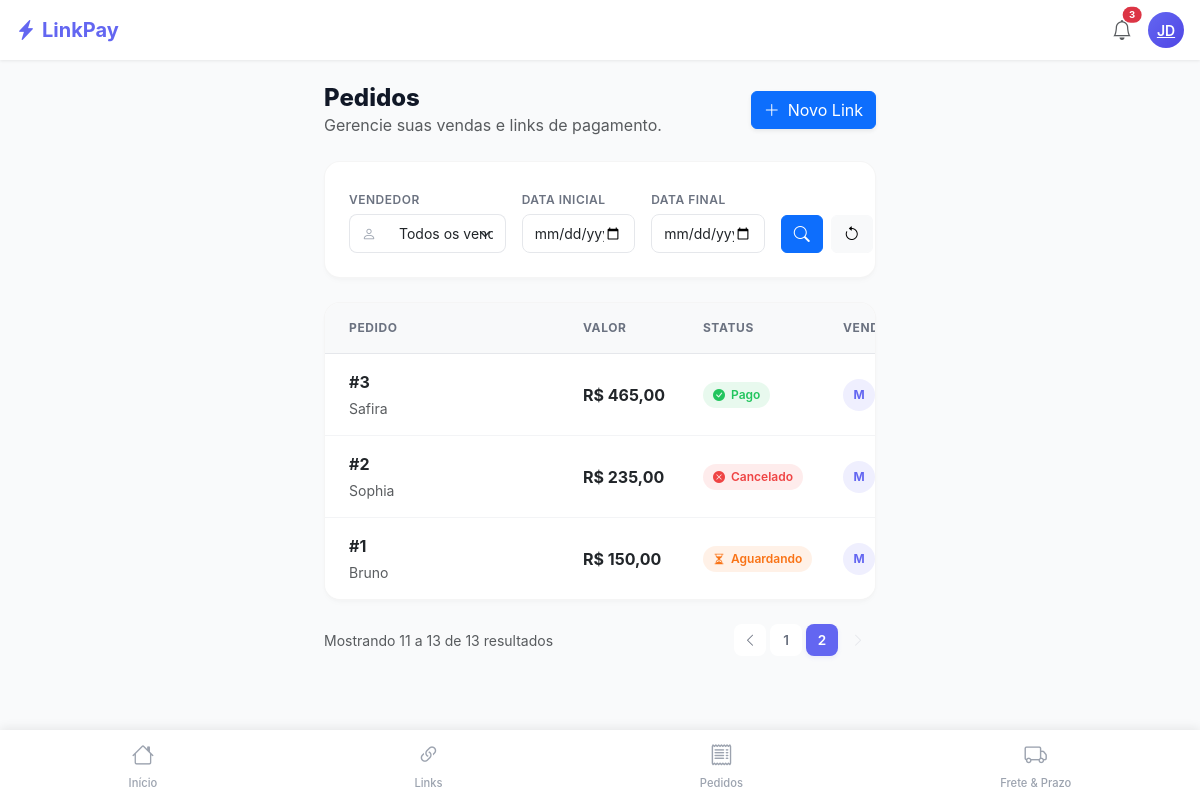
/orders/list/?page=2, run on the app's committed database.
### apps/orders/models.py (models this page shows, shortened)
class Order(BaseModel):
    name = models.CharField(max_length=255, verbose_name='Nome', help_text='Nome do pedido')
    value = models.DecimalField(max_digits=10, decimal_places=2, verbose_name='Valor', help_text='Valor do pedido')
    value_freight = models.DecimalField(max_digits=10, decimal_places=2, verbose_name='Valor do frete', help_text='Valor do frete')
    total = models.DecimalField(max_digits=10, decimal_places=2, verbose_name='Total', help_text='Total do pedido')
    status = models.CharField(max_length=255, choices=STATUS_CHOICES, verbose_name='Status', help_text='Status do pedido')
    installments = models.IntegerField(default=1, verbose_name='Parcelas', help_text='Parcelas do pedido')
    seller = models.ForeignKey(Seller, on_delete=models.CASCADE, verbose_name='Vendedor', help_text='Vendedor do pedido')
    class Meta:
        verbose_name = 'Pedido'
        verbose_name_plural = 'Pedidos'
        ordering = ['-created_at']
        db_table = 'orders'

### apps/sellers/models.py (models this page shows, shortened)
class Seller(BaseModel):
    name = models.CharField(max_length=255, verbose_name='Nome', help_text='Nome do vendedor')
    phone = models.CharField(max_length=255, verbose_name='Telefone', help_text='Telefone do vendedor')
    class Meta:
        verbose_name = 'Vendedor'
        verbose_name_plural = 'Vendedores'
        ordering = ['created_at']
        db_table = 'sellers'

### apps/orders/views.py (the view)
# urls.py: path('list/', OrderListView.as_view(), name='order-list'),
class OrderListView(ListView):
    model = Order
    template_name = 'orders/order_list.html'
    context_object_name = 'orders'
    paginate_by = 10 # Limite de 10 exibições por página
    def get_queryset(self):
        payment_link_queryset = PaymentLink.objects.all().select_related('payment')
        prefetch_links = Prefetch(
            'payment_links',
            queryset=payment_link_queryset,
            to_attr='prefetched_payment_links'
        )
        queryset = (
            Order.objects.all()
            .select_related('seller')
            .prefetch_related(prefetch_links) # Adiciona a consulta otimizada
            .order_by('-created_at')
        )
        seller_id = self.request.GET.get('seller')
        date_start_str = self.request.GET.get('date_start')
        date_end_str = self.request.GET.get('date_end')
        if seller_id:
            try:
                queryset = queryset.filter(seller_id=int(seller_id))
            except ValueError:
                pass
        if date_start_str:
            try:
                date_start = datetime.strptime(date_start_str, '%Y-%m-%d')
                queryset = queryset.filter(created_at__gte=date_start)
            except ValueError:
                pass
        if date_end_str:
            try:
                date_end = datetime.strptime(date_end_str, '%Y-%m-%d') + timedelta(days=1)
                queryset = queryset.filter(created_at__lt=date_end)
            except ValueError:
                pass
        return queryset
    def get_context_data(self, **kwargs):
        context = super().get_context_data(**kwargs)
        context['sellers'] = list_sellers()
        query_params = self.request.GET.copy()
        if 'page' in query_params:
            del query_params['page']
        context['query_params'] = query_params.urlencode()
        return context

### apps/sellers/services.py (called while the page is built)
def list_sellers():
    return Seller.objects.all()

### apps/orders/templates/orders/order_list.html (shortened to what this page needs)
{% extends 'base.html' %}
{% block content %}
<div class="d-flex flex-column flex-md-row justify-content-between align-items-md-center mb-4 gap-3">
    <div>
        <h1 class="page-title">Pedidos</h1>
        <p class="text-muted mb-0">Gerencie suas vendas e links de pagamento.</p>
    </div>
    <a href="{% url 'orders:order-create' %}" class="btn btn-primary btn-add-new shadow-sm">
        <i class="bi bi-plus-lg me-2"></i>Novo Link
    </a>
</div>
<div class="filter-card card-app mb-4">
    <div class="card-body p-4">
        <form method="GET" class="row g-3">
            <div class="col-12 col-md-4">
                <label for="seller_filter" class="form-label label-small">Vendedor</label>
                <div class="input-group input-group-merge">
                    <span class="input-group-text"><i class="bi bi-person"></i></span>
                    <select name="seller" id="seller_filter" class="form-select">
                        <option value="">Todos os vendedores</option>
                    </select>
                </div>
            </div>
            <div class="col-6 col-md-3">
                <label for="date_start" class="form-label label-small">Data Inicial</label>
                <input type="date" name="date_start" id="date_start" class="form-control" value="{{ request.GET.date_start|default:'' }}">
            </div>
            <div class="col-6 col-md-3">
                <label for="date_end" class="form-label label-small">Data Final</label>
                <input type="date" name="date_end" id="date_end" class="form-control" value="{{ request.GET.date_end|default:'' }}">
            </div>
            <div class="col-12 col-md-2 d-flex align-items-end">
                <div class="d-flex gap-2 w-100">
                    <button type="submit" class="btn btn-primary flex-grow-1">
                        <i class="bi bi-search"></i>
                    </button>
                    <a href="{% url 'orders:order-list' %}" class="btn btn-light" data-bs-toggle="tooltip" title="Limpar Filtros">
                        <i class="bi bi-arrow-counterclockwise"></i>
                    </a>
                </div>
            </div>
        </form>
    </div>
</div>
{% if orders %}
<div class="card-app card-table overflow-hidden">
    <div class="table-responsive">
        <table class="table table-hover align-middle mb-0">
            <thead class="table-light">
                <tr>
                    <th scope="col" class="ps-4" style="min-width: 250px;">Pedido</th>
                    <th scope="col" style="min-width: 120px;">Valor</th>
                    <th scope="col" style="min-width: 140px;">Status</th>
                    <th scope="col" style="min-width: 150px;">Vendedor</th>
                </tr>
            </thead>
            <tbody>
                {% for order in orders %}
                <tr>
                    <td class="ps-4">
                        <div class="d-flex flex-column">
                            <a href="{% url 'orders:order-success' order.pk %}" class="fw-bold text-decoration-none text-dark mb-1">
                                #{{ order.pk }}
                            </a>
                            <span class="text-muted small text-truncate" style="max-width: 200px;">
                                {{ order.name }}
                            </span>
                        </div>
                    </td>
                    <td>
                        <span class="fw-bold text-dark">R$ {{ order.total|floatformat:2 }}</span>
                    </td>
                    <td>
                        {% with link=order.prefetched_payment_links|first %}
                            {% if link %}
                                {% with payment=link.payment %}
                                    {% if payment %}
                                        {% if payment.status == 'paid' %}
                                            <span class="status-pill status-success">
                                                <i class="bi bi-check-circle-fill"></i> Pago
                                            </span>
                                        {% elif payment.status == 'pending' %}
                                            <span class="status-pill status-warning">
                                                <i class="bi bi-clock-fill"></i> Pendente
                                            </span>
                                        {% elif payment.status == 'canceled' or payment.status == 'failed' %}
                                            <span class="status-pill status-danger">
                                                <i class="bi bi-x-circle-fill"></i> Cancelado
                                            </span>
                                        {% elif payment.status == 'refunded' %}
                                            <span class="status-pill status-info">
                                                <i class="bi bi-arrow-return-left"></i> Reembolso
                                            </span>
                                        {% else %}
                                            <span class="status-pill status-secondary">{{ payment.status }}</span>
                                        {% endif %}
                                    {% else %}
                                        {% if link.status == 'active' or link.status == 'pending' %}
                                            <span class="status-pill status-warning">
                                                <i class="bi bi-hourglass-split"></i> Aguardando
                                            </span>
                                        {% elif link.status == 'expired' %}
                                            <span class="status-pill status-secondary">
                                                <i class="bi bi-dash-circle"></i> Expirado
                                            </span>
                                        {% elif link.status == 'canceled' %}
                                            <span class="status-pill status-danger">
                                                <i class="bi bi-x"></i> Link Canc.
                                            </span>
                                        {% else %}
                                            <span class="status-pill status-secondary">{{ link.status }}</span>
                                        {% endif %}
                                    {% endif %}
                                {% endwith %}
                            {% else %}
                                <span class="status-pill status-secondary">Sem Link</span>
                            {% endif %}
                        {% endwith %}
                    </td>
                    <td>
                        <div class="d-flex align-items-center">
                            <div class="avatar-initials me-2">{{ order.seller.name|first|upper }}</div>
                        </div>
                    </td>
                </tr>
                {% endfor %}
            </tbody>
        </table>
    </div>
</div>
{% if is_paginated %}
<div class="d-flex flex-column flex-md-row justify-content-between align-items-center mt-4">
    <div class="text-muted small mb-2 mb-md-0">
        Mostrando {{ page_obj.start_index }} a {{ page_obj.end_index }} de {{ paginator.count }} resultados
    </div>
    <nav>
        <ul class="pagination pagination-clean mb-0">
            {% if page_obj.has_previous %}
            <li class="page-item">
                <a class="page-link" href="?page={{ page_obj.previous_page_number }}{% if query_params %}&{{ query_params }}{% endif %}">
                    <i class="bi bi-chevron-left"></i>
                </a>
            </li>
            {% else %}
            <li class="page-item disabled"><span class="page-link"><i class="bi bi-chevron-left"></i></span></li>
            {% endif %}
            {% for i in paginator.page_range %}
                {% if page_obj.number == i %}
                    <li class="page-item active"><span class="page-link">{{ i }}</span></li>
                {% elif i > page_obj.number|add:'-2' and i < page_obj.number|add:'2' %}
                    <li class="page-item"><a class="page-link" href="?page={{ i }}{% if query_params %}&{{ query_params }}{% endif %}">{{ i }}</a></li>
                {% endif %}
            {% endfor %}
            {% if page_obj.has_next %}
            <li class="page-item">
                <a class="page-link" href="?page={{ page_obj.next_page_number }}{% if query_params %}&{{ query_params }}{% endif %}">
                    <i class="bi bi-chevron-right"></i>
                </a>
            </li>
            {% else %}
            <li class="page-item disabled"><span class="page-link"><i class="bi bi-chevron-right"></i></span></li>
            {% endif %}
        </ul>
    </nav>
</div>
{% endif %}
{% endif %}
{% endblock %}

### templates/base.html (style rules this page uses)
:root { --primary: #6366f1; --primary-dark: #4f46e5; --success: #10b981; --warning: #f59e0b; --danger: #ef4444; --gray-50: #f9fafb; --gray-100: #f3f4f6; --gray-200: #e5e7eb; --gray-400: #9ca3af; --gray-500: #6b7280; --gray-600: #4b5563; --gray-800: #1f2937; --gray-900: #111827; }
* { -webkit-tap-highlight-color: transparent; }
body { font-family: -apple-system, BlinkMacSystemFont, 'Segoe UI', Roboto, sans-serif; background-color: var(--gray-50); color: var(--gray-800); padding-top: 60px; padding-bottom: 80px; min-height: 100vh; }
.card-app { background: white; border-radius: 16px; border: none; box-shadow: 0 1px 3px rgba(0,0,0,0.06); overflow: hidden; transition: transform 0.2s ease, box-shadow 0.2s ease; }
.card-app .card-body { padding: 16px; }

### apps/orders/templates/orders/order_list.html (style rules this page uses)
:root { --primary: #6366f1; --primary-hover: #4f46e5; --primary-soft: rgba(99, 102, 241, 0.1); --success: #22c55e; --success-soft: rgba(34, 197, 94, 0.1); --warning: #f97316; --warning-soft: rgba(249, 115, 22, 0.1); --danger: #ef4444; --danger-soft: rgba(239, 68, 68, 0.1); --info: #3b82f6; --info-soft: rgba(59, 130, 246, 0.1); --gray-50: #f9fafb; --gray-100: #f3f4f6; --gray-200: #e5e7eb; --gray-400: #9ca3af; --gray-500: #6b7280; --gray-800: #1f2937; --gray-900: #111827; --radius-card: 16px; --radius-sm: 8px; }
.page-title { font-size: 1.5rem; font-weight: 800; color: var(--gray-900); margin: 0; }
.card-app { background: white; border-radius: var(--radius-card); border: 1px solid rgba(0,0,0,0.04); box-shadow: 0 4px 6px -1px rgba(0, 0, 0, 0.02), 0 2px 4px -1px rgba(0, 0, 0, 0.02); }
.filter-card .form-label { font-size: 0.75rem; font-weight: 600; text-transform: uppercase; color: var(--gray-500); margin-bottom: 0.35rem; letter-spacing: 0.5px; }
.filter-card .form-control, .filter-card .form-select, .filter-card .input-group-text { border-color: var(--gray-200); border-radius: var(--radius-sm); padding: 0.5rem 0.75rem; font-size: 0.875rem; }
.input-group-merge .input-group-text { background: #fff; border-right: none; color: var(--gray-400); }
.input-group-merge .form-select { border-left: none; }
.table thead th { font-size: 0.75rem; text-transform: uppercase; letter-spacing: 0.05em; color: var(--gray-500); font-weight: 700; border-bottom: 1px solid var(--gray-200); padding-top: 1rem; padding-bottom: 1rem; }
.table tbody td { padding-top: 1rem; padding-bottom: 1rem; border-bottom: 1px solid var(--gray-100); }
.table tbody tr:last-child td { border-bottom: none; }
.status-pill { display: inline-flex; align-items: center; gap: 6px; padding: 4px 10px; border-radius: 20px; font-size: 0.75rem; font-weight: 600; white-space: nowrap; }
.status-success { background: var(--success-soft); color: var(--success); }
.status-warning { background: var(--warning-soft); color: var(--warning); }
.status-danger { background: var(--danger-soft); color: var(--danger); }
.avatar-initials { width: 32px; height: 32px; background: var(--primary-soft); color: var(--primary); border-radius: 50%; display: flex; align-items: center; justify-content: center; font-weight: 700; font-size: 0.75rem; }
.pagination-clean .page-item .page-link { border: none; color: var(--gray-500); border-radius: 8px; margin: 0 2px; width: 32px; height: 32px; display: flex; align-items: center; justify-content: center; font-weight: 600; font-size: 0.85rem; }
.pagination-clean .page-item.active .page-link { background: var(--primary); color: white; box-shadow: 0 2px 4px var(--primary-soft); }
.pagination-clean .page-item.disabled .page-link { background: transparent; color: var(--gray-200); }

### data on the page
Order: pk "3", name "Safira", total "465,00", shows "Pago", seller.name|first "M"
Order: pk "2", name "Sophia", total "235,00", shows "Cancelado", seller.name|first "M"
Order: pk "1", name "Bruno", total "150,00", shows "Aguardando", seller.name|first "M"

### other printed values
{{ page_obj.start_index }} "11"
{{ page_obj.end_index }} "13"
{{ paginator.count }} "13"
{{ i }} "1"
{{ i }} "2"
